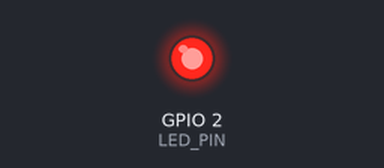
This program was run on a simulated ESP32. Parts: output pins drawn as LEDs (lit = HIGH). WiFi joins after 1.5 s; servers stay silent unless stated; what the program prints to the serial monitor is not drawn.

Above: at 2.9 s.
At 6.0 s:
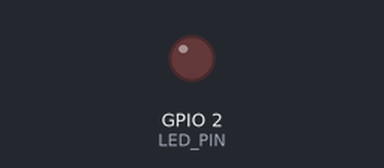
Timing chart, 0 to 7.7 s (numbered marks = the images above):
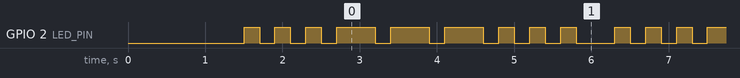

Measured:
- by itself, GPIO 2 (LED_PIN): repeats every 4.8 s: 2 × (LOW 0.20 s, HIGH 0.20 s), 3 × (LOW 0.20 s, HIGH 0.50 s), 3 × (LOW 0.20 s, HIGH 0.20 s), LOW 0.50 s, HIGH 0.20 s
- by itself, everything shown: repeats every 4.8 s, in 18 steps

The program:

main.cpp
```cpp
#include <Arduino.h>
#include <WebServer.h>
#include <WiFi.h>

#define LED_PIN 2
#define SHORT_SIGNAL 200
#define LONG_SIGNAL 500
WebServer server(80);
// const char *ssid = "Print";
const char *ssid = "Wokwi-GUEST";
// const char *password = "N.n.yjdbqDbhs,";
const char *password = "";
// put function declarations here:

void sosBlink();

void setup()
{
  Serial.begin(115200);
  // put your setup code here, to run once:
  pinMode(LED_PIN, OUTPUT);
  WiFi.begin(ssid, password);
  while (WiFi.status() != WL_CONNECTED)
  {
    delay(500);
    Serial.print(".");
  }
  Serial.println("\nWiFi connected");
  Serial.println(WiFi.localIP());
}

void loop()
{
  // put your main code here, to run repeatedly:
  sosBlink();
}

void sosBlink()
{
  digitalWrite(LED_PIN, HIGH);
  delay(SHORT_SIGNAL);
  digitalWrite(LED_PIN, LOW);
  delay(SHORT_SIGNAL);
  digitalWrite(LED_PIN, HIGH);
  delay(SHORT_SIGNAL);
  digitalWrite(LED_PIN, LOW);
  delay(SHORT_SIGNAL);
  digitalWrite(LED_PIN, HIGH);
  delay(SHORT_SIGNAL);
  digitalWrite(LED_PIN, LOW);
  delay(SHORT_SIGNAL);

  digitalWrite(LED_PIN, HIGH);
  delay(LONG_SIGNAL);
  digitalWrite(LED_PIN, LOW);
  delay(SHORT_SIGNAL);
  digitalWrite(LED_PIN, HIGH);
  delay(LONG_SIGNAL);
  digitalWrite(LED_PIN, LOW);
  delay(SHORT_SIGNAL);
  digitalWrite(LED_PIN, HIGH);
  delay(LONG_SIGNAL);
  digitalWrite(LED_PIN, LOW);
  delay(SHORT_SIGNAL);

  digitalWrite(LED_PIN, HIGH);
  delay(SHORT_SIGNAL);
  digitalWrite(LED_PIN, LOW);
  delay(SHORT_SIGNAL);
  digitalWrite(LED_PIN, HIGH);
  delay(SHORT_SIGNAL);
  digitalWrite(LED_PIN, LOW);
  delay(SHORT_SIGNAL);
  digitalWrite(LED_PIN, HIGH);
  delay(SHORT_SIGNAL);
  digitalWrite(LED_PIN, LOW);
  delay(LONG_SIGNAL);
}
```
